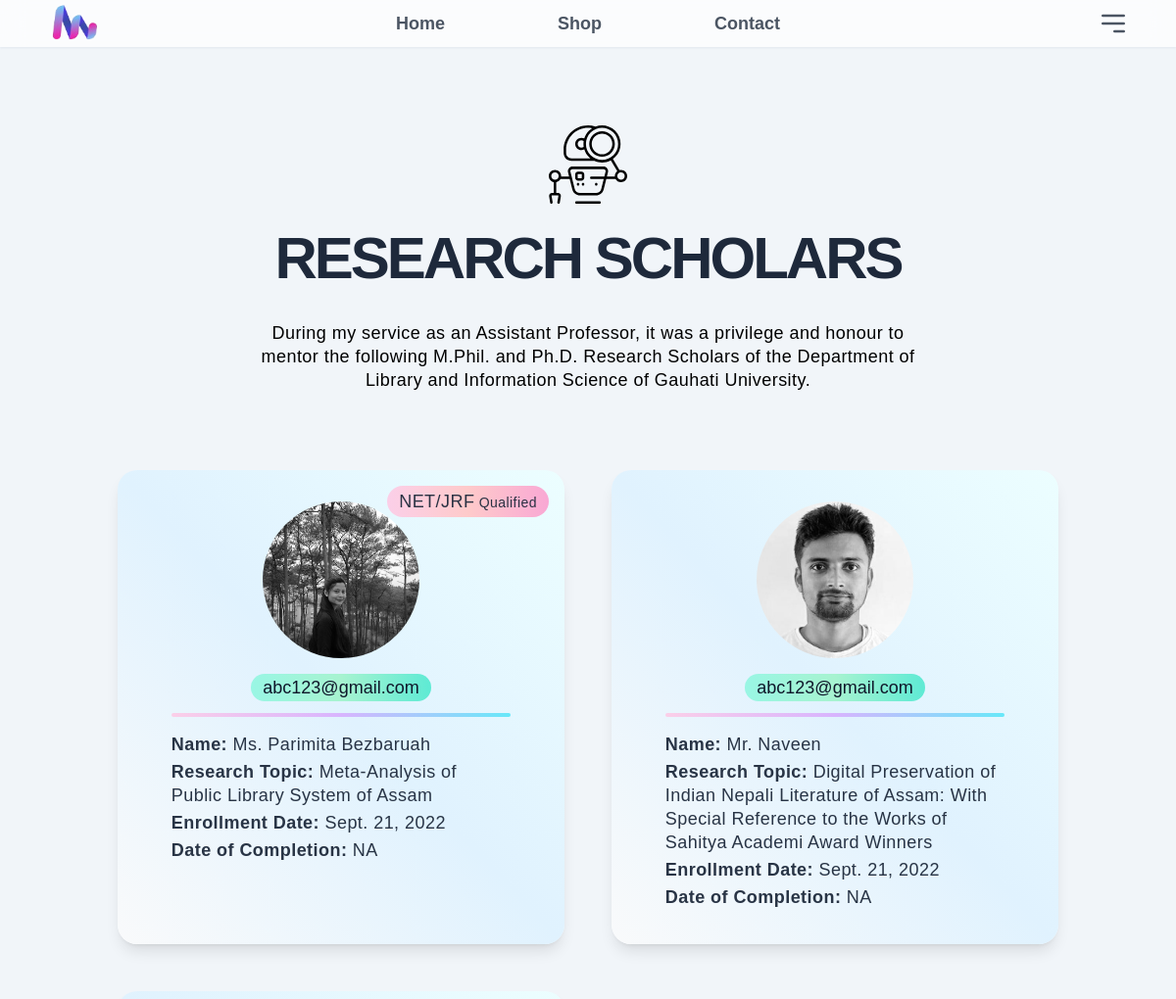
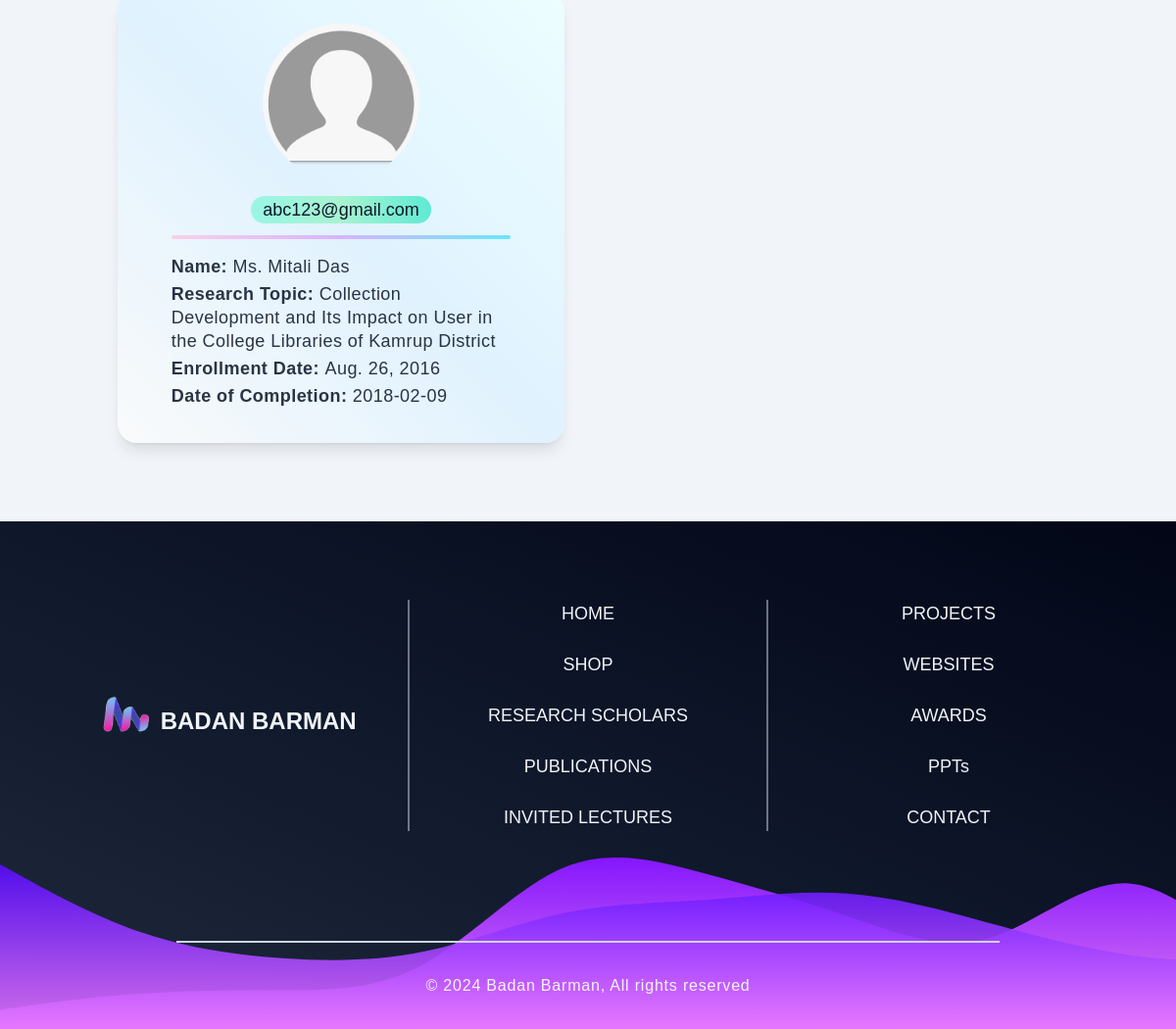
The page /research_scholars/ on the database its author committed (2 pictures, top to bottom).
### setup/models.py (models this page shows, shortened)
class Research_Scholars(models.Model):
    name = models.CharField(max_length=100)
    research_topic = models.CharField(max_length=250)
    enrollment_date = models.DateField(auto_now_add=False)
    date_of_completion = models.CharField(max_length=10,help_text = "Please use the following format: <em>YYYY-MM-DD</em>.")
    phone = models.CharField(max_length=10,default='0000000000')
    email = models.CharField(max_length=60,default='abc123@gmail.com')
    address = models.CharField(max_length=100,help_text="Format :: Locality:/District:/State:/Country:/PIN:",default=' ')
    net_JRF = models.BooleanField(default=False)
    image = models.ImageField(upload_to ='static/profiles/rscholars/', height_field=None, width_field=None,default="static/profiles/rscholars/default.png")
    class Meta:
        verbose_name_plural = "Research Scholars"

### setup/views.py (the view)
# urls.py: path("research_scholars/", views.research_scholars, name='research_scholars'),
def research_scholars(request):
    research_scholars = Research_Scholars.objects.all()
    return render(request, 'research_scholars.html',{ 'scholars': research_scholars })

### templates/research_scholars.html (shortened to what this page needs)
{% extends "base.html" %}
{% load static %}
{% block content %}
<main class="relative bg-slate-100">
    <div class="box-border w-screen text-center pt-12 max-w-[80%] mx-auto">
        <div class="box-border flex items-center justify-center  pt-20">
        </div>
        <h2 class="text-4xl text-center lg:text-6xl font-bold lg:leading-[.80] tracking-tighter text-slate-800 pt-8 uppercase">Research Scholars</h2>
        <p class="pt-10 leading-6 tracking-wide lg:max-w-[70%] mx-auto">During my service as an Assistant Professor, it was a privilege and honour to mentor the following M.Phil. and Ph.D. Research Scholars of the Department of Library and Information Science of Gauhati University.</p>
    </div>
    <section class="py-20 grid grid-cols-4 gap-8 lg:gap-12 mx-auto max-w-[80%]">
        {% for scholar in scholars %}
        <div class="research_scholar-cards relative group col-span-4 lg:col-span-2 rounded-[1.25rem] bg-gradient-to-tr from-gray-50 via-sky-100 to-cyan-50 text-slate-800/95 shadow-lg hover:shadow-2xl transition-all duration-300 ease-out">
            {% if scholar.net_JRF is True %}
            <div class="hidden lg:block absolute top-4 right-4 bg-gradient-to-r from-pink-200 via-red-200 to-pink-300 px-3 py-1 rounded-full">
                <p class="leading-6 tracking-wide">NET/JRF<span class="text-sm text"> Qualified</span></p>
            </div>
            {% endif %}
            <div class="relative flex flex-col p-4 lg:p-8 items-center w-[90%] mx-auto">
                <div class="rounded-full h-24 w-24 lg:h-40 lg:w-40 overflow-hidden">
                    <img class="shadow shadow-slate-700/50 bg-cover object-cover lg:group-hover:grayscale-0 lg:duration-200 lg:ease-out lg:transition-all lg:grayscale-[100%]" src="/{{ scholar.image}}" alt="Research Scholar Avatar">
                </div>
                <div class="pt-4">
                    <h5 class="text-center"><span class="bg-gradient-to-r from-teal-200 via-emerald-200 to-teal-300 px-3 py-1 text-slate-900 rounded-full">{{ scholar.email }}</span></h5>
                </div>
                <div class="h-1 bg-gradient-to-r w-[100%] from-pink-200 via-purple-300 to-cyan-300 rounded-2xl mt-3"></div>
                    {% if scholar.net_JRF is False %}<div class="relative flex flex-col my-auto pt-4 pb4">{% endif %}
                    {% if scholar.net_JRF is True %}<div class="relative flex flex-col my-auto pt-4 pb-10 lg:pb-0">{% endif %}
                    <h3 class="text-start lg:leading-6 lg:tracking-wide pb-1"><span class="font-semibold">Name: </span>{{ scholar.name}}</h3>
                    <h3 class="text-start lg:leading-6 lg:tracking-wide pb-1"><span class="font-semibold">Research Topic: </span>{{ scholar.research_topic }} </h3>
                    <h3 class="text-start lg:leading-6 lg:tracking-wide pb-1"><span class="font-semibold">Enrollment Date: </span> {{ scholar.enrollment_date }}</h3>
                    <h3 class="text-start lg:leading-6 lg:tracking-wide pb-1"><span class="font-semibold">Date of Completion: </span>{{ scholar.date_of_completion }}</h3>
                </div>
            </div>
        </div>
        {% endfor%}
    </section>
</main>
{% endblock %}

### static/css/research_scholar.css (style rules this page uses)
.research_scholar-cards { animation: fade linear both; animation-timeline: view(); animation-range: entry 15% cover 15%; }

### rows shown on the page
Research_Scholars: net_JRF "NET/JRF", image (picture), email "abc123@gmail.com", name "Ms. Parimita Bezbaruah", research_topic "Meta-Analysis of Public Library System of Assam", enrollment_date "Sept. 21, 2022", date_of_completion "NA"
Research_Scholars: image (picture), email "abc123@gmail.com", name "Mr. Naveen", research_topic "Digital Preservation of Indian Nepali Literature of Assam: With Special Reference to the Works of Sahitya Academi Award Winners", enrollment_date "Sept. 21, 2022", date_of_completion "NA"
Research_Scholars: image (placeholder picture), email "abc123@gmail.com", name "Ms. Mitali Das", research_topic "Collection Development and Its Impact on User in the College Libraries of Kamrup District", enrollment_date "Aug. 26, 2016", date_of_completion "2018-02-09"
